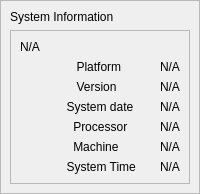
            <widget class="QWidget" name="system_information">
             <layout class="QVBoxLayout" name="verticalLayout_6">
              <property name="spacing">
               <number>0</number>
              </property>
              <property name="leftMargin">
               <number>0</number>
              </property>
              <property name="topMargin">
               <number>0</number>
              </property>
              <property name="rightMargin">
               <number>0</number>
              </property>
              <property name="bottomMargin">
               <number>0</number>
              </property>
              <item>
               <widget class="QFrame" name="frame">
                <property name="frameShape">
                 <enum>QFrame::StyledPanel</enum>
                </property>
                <property name="frameShadow">
                 <enum>QFrame::Raised</enum>
                </property>
                <layout class="QVBoxLayout" name="verticalLayout_7">
                 <item>
                  <widget class="QLabel" name="label_29">
                   <property name="styleSheet">
                    <string notr="true">font: 75 25pt &quot;MS Shell Dlg 2&quot;;</string>
                   </property>
                   <property name="text">
                    <string>System Information</string>
                   </property>
                  </widget>
                 </item>
                 <item>
                  <widget class="QFrame" name="frame_2">
                   <property name="sizePolicy">
                    <sizepolicy hsizetype="Preferred" vsizetype="Expanding">
                     <horstretch>0</horstretch>
                     <verstretch>0</verstretch>
                    </sizepolicy>
                   </property>
                   <property name="frameShape">
                    <enum>QFrame::StyledPanel</enum>
                   </property>
                   <property name="frameShadow">
                    <enum>QFrame::Raised</enum>
                   </property>
                   <layout class="QGridLayout" name="gridLayout_4">
                    <item row="1" column="0" colspan="2">
                     <widget class="QLabel" name="label_31">
                      <property name="styleSheet">
                       <string notr="true">font: 75 15pt &quot;MS Shell Dlg 2&quot;;</string>
                      </property>
                      <property name="text">
                       <string>                 Platform</string>
                      </property>
                     </widget>
                    </item>
                    <item row="2" column="0" colspan="2">
                     <widget class="QLabel" name="label_32">
                      <property name="styleSheet">
                       <string notr="true">font: 75 15pt &quot;MS Shell Dlg 2&quot;;</string>
                      </property>
                      <property name="text">
                       <string>                 Version</string>
                      </property>
                     </widget>
                    </item>
                    <item row="3" column="0" colspan="2">
                     <widget class="QLabel" name="label_33">
                      <property name="styleSheet">
                       <string notr="true">font: 75 15pt &quot;MS Shell Dlg 2&quot;;</string>
                      </property>
                      <property name="text">
                       <string>              System date</string>
                      </property>
                     </widget>
                    </item>
                    <item row="0" column="0" colspan="2">
                     <widget class="QLabel" name="system_system">
                      <property name="styleSheet">
                       <string notr="true">font: 75 16pt &quot;MS Shell Dlg 2&quot;;</string>
                      </property>
                      <property name="text">
                       <string>N/A</string>
                      </property>
                     </widget>
                    </item>
                    <item row="6" column="0">
                     <widget class="QLabel" name="label_36">
                      <property name="styleSheet">
                       <string notr="true">font: 75 15pt &quot;MS Shell Dlg 2&quot;;</string>
                      </property>
                      <property name="text">
                       <string>              System Time</string>
                      </property>
                     </widget>
                    </item>
                    <item row="5" column="0">
                     <widget class="QLabel" name="label_35">
                      <property name="styleSheet">
                       <string notr="true">font: 75 15pt &quot;MS Shell Dlg 2&quot;;</string>
                      </property>
                      <property name="text">
                       <string>                Machine</string>
                      </property>
                     </widget>
                    </item>
                    <item row="4" column="0">
                     <widget class="QLabel" name="label_34">
                      <property name="styleSheet">
                       <string notr="true">font: 75 15pt &quot;MS Shell Dlg 2&quot;;</string>
                      </property>
                      <property name="text">
                       <string>                Processor</string>
                      </property>
                     </widget>
                    </item>
                    <item row="1" column="2">
                     <widget class="QLabel" name="system_platform">
                      <property name="styleSheet">
                       <string notr="true">font: 75 15pt &quot;MS Shell Dlg 2&quot;;</string>
                      </property>
                      <property name="text">
                       <string>N/A</string>
                      </property>
                     </widget>
                    </item>
                    <item row="2" column="2">
                     <widget class="QLabel" name="system_version">
                      <property name="styleSheet">
                       <string notr="true">font: 75 15pt &quot;MS Shell Dlg 2&quot;;</string>
                      </property>
                      <property name="text">
                       <string>N/A</string>
                      </property>
                     </widget>
                    </item>
                    <item row="3" column="2">
                     <widget class="QLabel" name="system_date">
                      <property name="styleSheet">
                       <string notr="true">font: 75 15pt &quot;MS Shell Dlg 2&quot;;</string>
                      </property>
                      <property name="text">
                       <string>N/A</string>
                      </property>
                     </widget>
                    </item>
                    <item row="4" column="2">
                     <widget class="QLabel" name="system_p">
                      <property name="styleSheet">
                       <string notr="true">font: 75 15pt &quot;MS Shell Dlg 2&quot;;</string>
                      </property>
                      <property name="text">
                       <string>N/A</string>
                      </property>
                     </widget>
                    </item>
                    <item row="5" column="2">
                     <widget class="QLabel" name="system_machine">
                      <property name="styleSheet">
                       <string notr="true">font: 75 15pt &quot;MS Shell Dlg 2&quot;;</string>
                      </property>
                      <property name="text">
                       <string>N/A</string>
                      </property>
                     </widget>
                    </item>
                    <item row="6" column="2">
                     <widget class="QLabel" name="system_time">
                      <property name="styleSheet">
                       <string notr="true">font: 75 15pt &quot;MS Shell Dlg 2&quot;;</string>
                      </property>
                      <property name="text">
                       <string>N/A</string>
                      </property>
                     </widget>
                    </item>
                   </layout>
                  </widget>
                 </item>
                </layout>
               </widget>
              </item>
             </layout>
            </widget>
